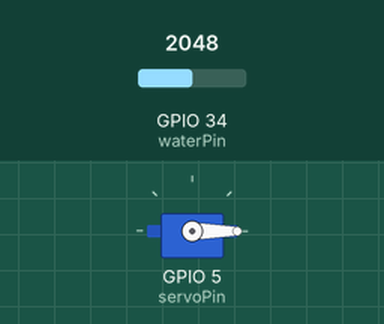
Simulated run of this sketch. Board: ESP32. Shown: servo. The inputs (shaded band) are chosen by the test bench; at power-on: GPIO 34 (waterPin) = 2048. What the sketch prints to the serial monitor is not drawn.

Above: at 0.3 s.
Timing chart, 0 to 1.8 s (numbered marks = the images above):
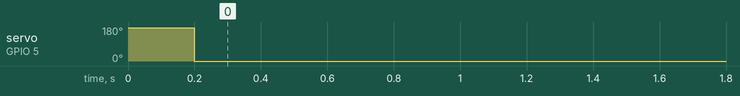

The sketch:

Project_10_Servo_Auto_Window.ino
```cpp
//please install the ESP32_Servo.h library
#include <ESP32_Servo.h>

// Create a servo object to control a servo
// Define the GPIO pin connected to the servo
// Define the GPIO pin connected to the water sensor
Servo myservo;
#define servoPin 5
#define waterPin 34

// The setup function to run each code once
// from top to bottom within the setup function,
// once executed last code it exits the
// setup function, and continue to function loop
void setup() {
  // Initialize serial communication at 9600 baud rate
  // Set the water sensor pin as INPUT
  // Attach the servo to the specified pin
  // Move the servo to the initial position (176 degrees)
  // Delay to allow the servo to reach the initial position
  Serial.begin(9600);
  pinMode(waterPin, INPUT);
  myservo.attach(servoPin);
  myservo.write(176);
  delay(200);
}

void loop() {
  // Read the water sensor value
  // Print the water sensor value to serial monitor
  int water_val = analogRead(waterPin);
  Serial.println(water_val);

  // Check if the water level is above the threshold (1500 in this case)
  if(water_val > 1500) {
    // If the water level is above the threshold,
    // move the servo to close the valve
    // Command the servo to move to the closed position (0 degrees)
    // Delay to allow the servo to reach the closed position
    myservo.write(0);
    delay(200);

  } else {
    // If the water level is below the threshold,
    // move the servo to open the valve
    // Command the servo to move to the open position (176 degrees)
    // Delay to allow the servo to reach the open position
    myservo.write(176);
    delay(200);
  }
}
```

Measured:
- by itself, servo on GPIO 5 (servoPin): 176° → 0° at 0.20 s
